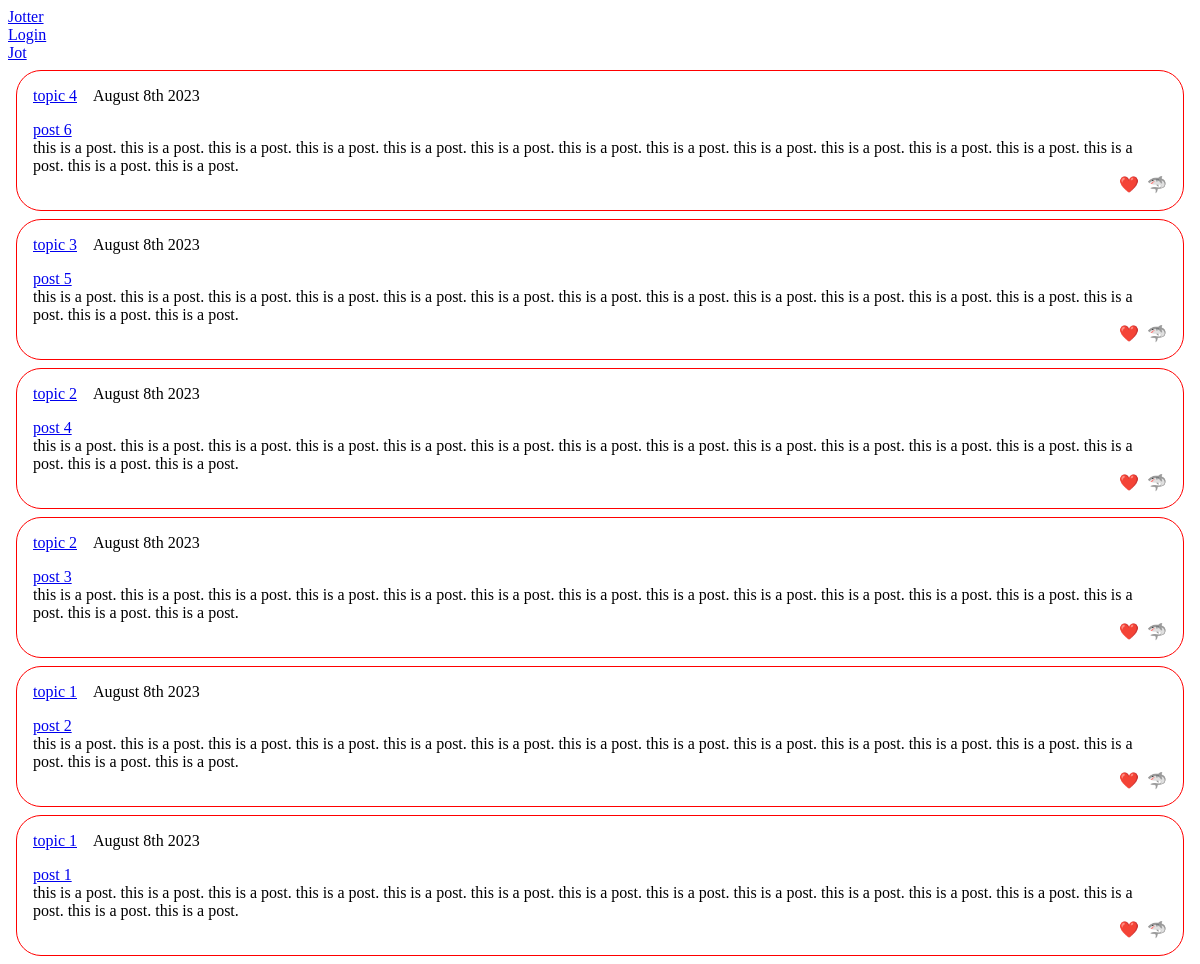
/, run on an earlier commit of the app's database.
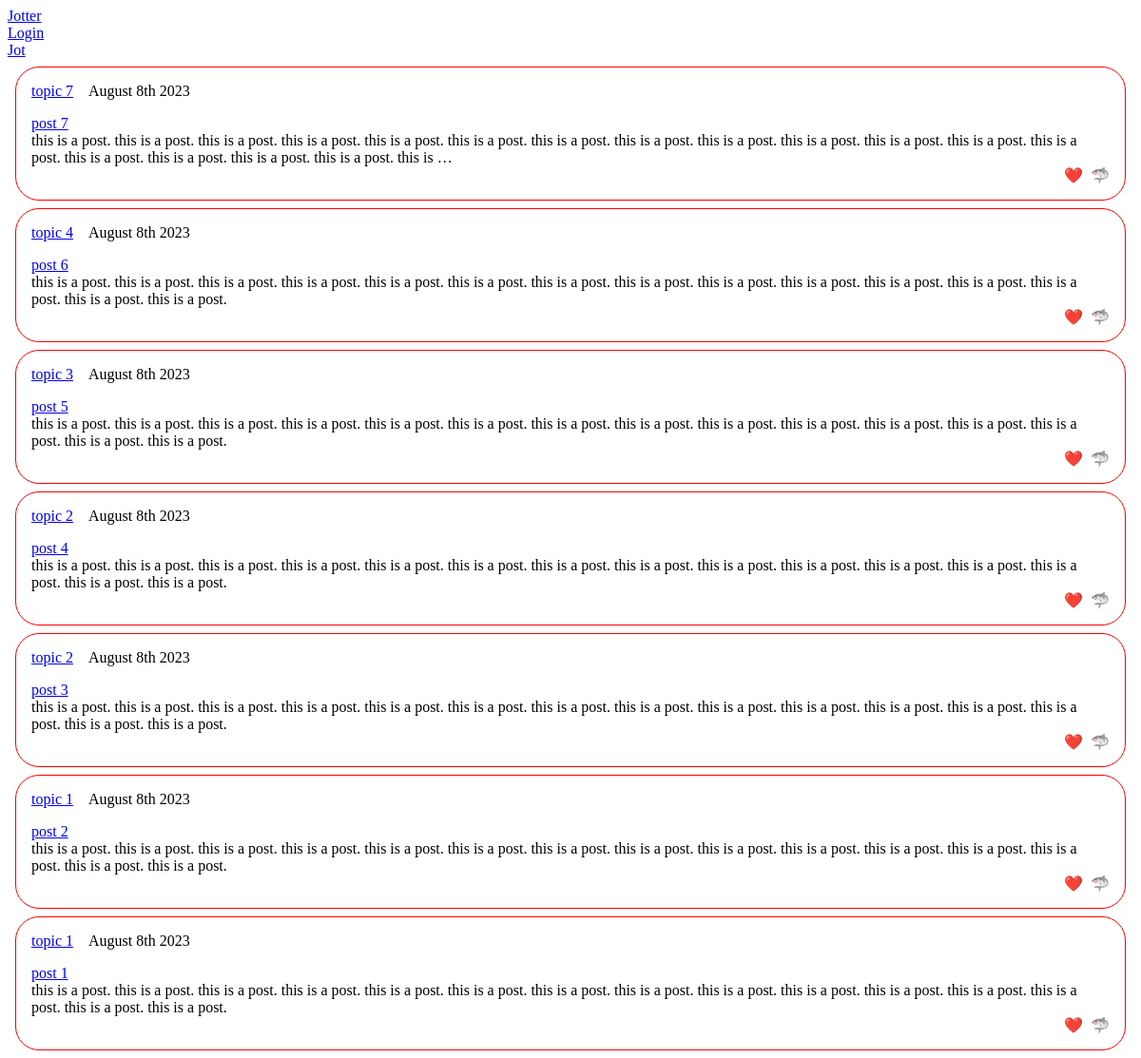
And on a later commit of the database.
### blog/models.py (models this page shows, shortened)
class Post(models.Model):
    uuid = models.UUIDField(default=uuid4, auto_created=True)
    author = models.ForeignKey(settings.AUTH_USER_MODEL, on_delete=models.CASCADE)
    topic = models.ForeignKey(Topic, on_delete=models.CASCADE)
    title = models.CharField(max_length=150)
    text = models.TextField()
    dateAdded = models.DateTimeField(auto_now_add=True)
    likes = models.IntegerField(null=True, blank=True, default=0)
    slug = models.SlugField(null=False)
    tags = models.CharField(max_length=50)
    class Meta:
        ordering = ('-dateAdded',)

class Topic(models.Model):
    title = models.CharField(max_length=25)
    followers = models.IntegerField(null=True, blank=True, default=0)
    uuid = models.UUIDField(default=uuid4)
    def __str__(self):
        return self.title

### blog/views.py (the view)
# urls.py: path('', Index.as_view(), name="index"),
class Index(ListView):
    model = Post
    template_name = "blog/index.html"

### blog/templates/blog/index.html
{% extends "blog/base.html" %}
{% load static %}
{% block staticfiles %}
    <link rel="stylesheet" href="{% static 'blog/css/blogPost.css' %}">
{% endblock staticfiles %}
{% block content %}
<a href="{% url 'blog:newPost' %}">
    <div class="newPost">
        Jot
    </div>
</a>
<div class="main">
    {% for post in post_list %}
    {% include "blog/blogPost.html" %}
    {% empty %}
    <p> . </p>
    {% endfor %}
</div>
{% endblock content %}

### blog/templates/blog/blogPost.html
<div class="post">
    <div class="header">
        <div class="topic"><a href="{% url 'blog:topicDetail' post.topic.uuid %}">{{ post.topic }}</a></div>
        <div class="time">{{ post.dateAdded|date:"F jS o" }}</div>
    </div>
    <div class="title"><a href="{% url 'blog:postDetail' post.slug %}">{{ post.title }}</a></div>
    <div class="content">{{ post.text|truncatewords:70 }}</div>
    <div class="footer">
        <div class="like">❤️</div>
        <div class="share">🦈</div>
    </div>
</div>

What changed in the data, as far as the page shows it:
added Post: topic "topic 7", dateAdded "August 8th 2023", title "post 7", text "this is a post. this is a post. this is a post. this is a post. this is a post. this is a post. this is a post. this is a post. this is a post. this is a post. this is a post. this is a post. this is a post. this is a post. this is a post. this is a post. this is a post. this is …"
